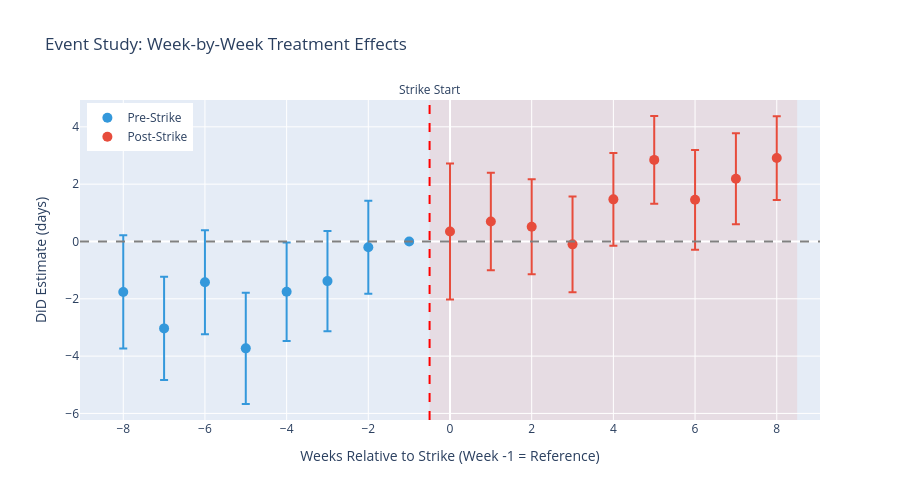

Notebook code for this chart:
### Code cell
# Event study plot
fig = go.Figure()

# Pre-strike effects (should be ~0)
pre_df = event_df[event_df['week'] < 0]
post_df = event_df[event_df['week'] >= 0]

# Pre-strike points
fig.add_trace(go.Scatter(
    x=pre_df['week'],
    y=pre_df['estimate'],
    mode='markers',
    marker=dict(size=10, color='#3498DB'),
    error_y=dict(
        type='data',
        symmetric=False,
        array=pre_df['ci_high'] - pre_df['estimate'],
        arrayminus=pre_df['estimate'] - pre_df['ci_low'],
        color='#3498DB'
    ),
    name='Pre-Strike',
    showlegend=True
))

# Post-strike points
fig.add_trace(go.Scatter(
    x=post_df['week'],
    y=post_df['estimate'],
    mode='markers',
    marker=dict(size=10, color='#E74C3C'),
    error_y=dict(
        type='data',
        symmetric=False,
        array=post_df['ci_high'] - post_df['estimate'],
        arrayminus=post_df['estimate'] - post_df['ci_low'],
        color='#E74C3C'
    ),
    name='Post-Strike',
    showlegend=True
))

# Reference lines
fig.add_hline(y=0, line_dash='dash', line_color='gray')
fig.add_vline(x=-0.5, line_dash='dash', line_color='red', 
              annotation_text='Strike Start', annotation_position='top')

# Shade post-treatment period
fig.add_vrect(x0=-0.5, x1=8.5, fillcolor='#E74C3C', opacity=0.1, layer='below', line_width=0)

fig.update_layout(
    title='Event Study: Week-by-Week Treatment Effects',
    xaxis_title='Weeks Relative to Strike (Week -1 = Reference)',
    yaxis_title='DiD Estimate (days)',
    height=500,
    legend=dict(yanchor='top', y=0.99, xanchor='left', x=0.01)
)
fig.show()

print("\n" + "=" * 60)
print("EVENT STUDY INTERPRETATION")
print("=" * 60)
print("\n✓ Pre-strike (weeks -8 to -2): Effects hover around 0")
print("  → Parallel trends assumption appears satisfied")
print("\n✓ Post-strike (weeks 0+): Effects become positive")
print("  → Strike impact is visible starting around week 5")
print("\n✓ Peak effect: Weeks 5-8 show +2 to +3 days delay")
print("  → Delayed impact as delivery backlog accumulated")

### Figure 1 — Plotly figure (JSON) as saved in the notebook; plotly's stock layout.template omitted (floating-point values rounded to 4 significant figures)
{"data": [{"error_y": {"array": [1.976, 1.797, 1.813, 1.941, 1.72, 1.749, 1.626, 0.0], "arrayminus": [1.976, 1.797, 1.813, 1.941, 1.72, 1.749, 1.626, 0.0], "color": "#3498DB", "symmetric": false, "type": "data"}, "marker": {"color": "#3498DB", "size": 10}, "mode": "markers", "name": "Pre-Strike", "showlegend": true, "type": "scatter", "x": [-8, -7, -6, -5, -4, -3, -2, -1], "y": [-1.761, -3.032, -1.425, -3.73, -1.755, -1.383, -0.2016, 0.0]}, {"error_y": {"array": [2.375, 1.703, 1.661, 1.668, 1.618, 1.532, 1.741, 1.585, 1.461], "arrayminus": [2.375, 1.703, 1.661, 1.668, 1.618, 1.532, 1.741, 1.585, 1.461], "color": "#E74C3C", "symmetric": false, "type": "data"}, "marker": {"color": "#E74C3C", "size": 10}, "mode": "markers", "name": "Post-Strike", "showlegend": true, "type": "scatter", "x": [0, 1, 2, 3, 4, 5, 6, 7, 8], "y": [0.3482, 0.6943, 0.5131, -0.1007, 1.47, 2.847, 1.455, 2.187, 2.911]}], "layout": {"annotations": [{"showarrow": false, "text": "Strike Start", "x": -0.5, "xanchor": "center", "xref": "x", "y": 1, "yanchor": "bottom", "yref": "y domain"}], "height": 500, "legend": {"x": 0.01, "xanchor": "left", "y": 0.99, "yanchor": "top"}, "shapes": [{"line": {"color": "gray", "dash": "dash"}, "type": "line", "x0": 0, "x1": 1, "xref": "x domain", "y0": 0, "y1": 0, "yref": "y"}, {"line": {"color": "red", "dash": "dash"}, "type": "line", "x0": -0.5, "x1": -0.5, "xref": "x", "y0": 0, "y1": 1, "yref": "y domain"}, {"fillcolor": "#E74C3C", "layer": "below", "line": {"width": 0}, "opacity": 0.1, "type": "rect", "x0": -0.5, "x1": 8.5, "xref": "x", "y0": 0, "y1": 1, "yref": "y domain"}], "title": {"text": "Event Study: Week-by-Week Treatment Effects"}, "xaxis": {"title": {"text": "Weeks Relative to Strike (Week -1 = Reference)"}}, "yaxis": {"title": {"text": "DiD Estimate (days)"}}}}
